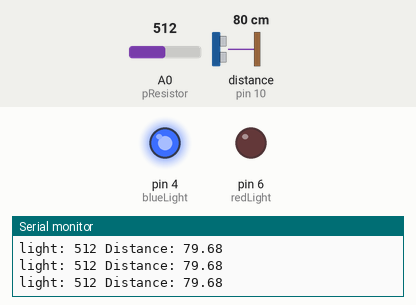
Simulated run of this sketch. Board: Arduino Uno, built with avr-gcc and run on an emulated ATmega328P. Parts: output pins drawn as LEDs (lit = HIGH), the last lines printed to the serial monitor. Wiring (inferred from the names in the program): ultrasonic range finder: trigger pin 9; echo pin 10. The test bench sets the inputs (shaded band); at power-on: A0 (pResistor) = 512, distance to the obstacle (sensor on pin 10) 80 cm. The echo pulse lasts 58.3 µs per cm; pins used as bus, display or sensor lines are not drawn.

Above: at 1.4 s.
1.5 s: A0 (pResistor) set to 317
3.1 s: A0 (pResistor) set to 286
At 4.5 s:
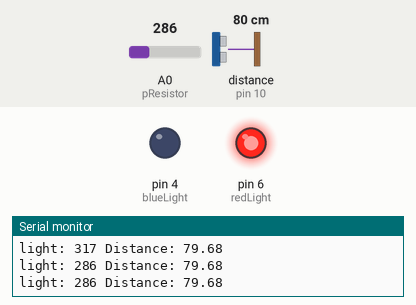
8.4 s: distance to the obstacle (sensor on pin 10) set to 95 cm
9.9 s: distance to the obstacle (sensor on pin 10) set to 104 cm
At 10.9 s:
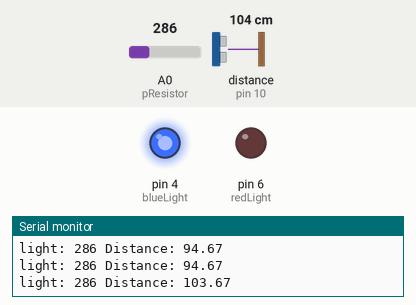
11.9 s: distance to the obstacle (sensor on pin 10) set to 2 cm
At 12.9 s:
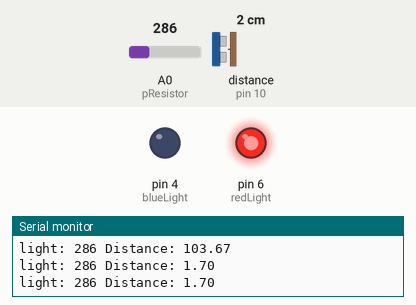
Timing chart, 0 to 14.7 s (numbered marks = the images above; inputs shaded):
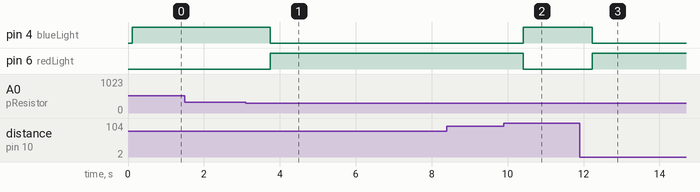

The sketch:

photoresistorcircuit.ino
```cpp
const int trigPin = 9;
const int echoPin = 10;
const int blueLight = 4;
const int redLight = 6;
const int pResistor = A0;
int value;

float duration, distance;

void setup() {
  pinMode(pResistor, INPUT);
  pinMode(redLight, OUTPUT);
  pinMode(blueLight, OUTPUT);
  pinMode(trigPin, OUTPUT);
  pinMode(echoPin, INPUT);
  Serial.begin(9600);

}

void loop() {
  value = analogRead(pResistor);
  Serial.print("light: ");
  Serial.print(value);

  digitalWrite(trigPin, LOW);
  delayMicroseconds(2);
  digitalWrite(trigPin, HIGH);
  delayMicroseconds(10);
  digitalWrite(trigPin, LOW);

  duration = pulseIn(echoPin, HIGH);
  distance = (duration * .0343) / 2;
  Serial.print(" Distance: ");
  Serial.println(distance);
  delay(100);

  if ((value < 300) && (distance <= 100)) {
    digitalWrite(blueLight, LOW);
    digitalWrite(redLight, HIGH);
  }

  else {
    digitalWrite(blueLight, HIGH);
    digitalWrite(redLight, LOW);
  }

  delay(500);

}
```

Measured:
- the behaviour switches between 300 and 299 on A0 (pResistor) (found by bisection; images 0 and 1)
- the behaviour switches between 100 and 101 cm on distance to the obstacle (sensor on pin 10) (found by bisection; images 1 and 2)
- after the input at 3.1 s, pin 4 (blueLight): HIGH → LOW after 0.64 s; pin 6 (redLight): LOW → HIGH after 0.64 s
- after the input at 9.9 s, pin 4 (blueLight): LOW → HIGH after 0.51 s; pin 6 (redLight): HIGH → LOW after 0.51 s
- after the input at 11.9 s, pin 4 (blueLight): HIGH → LOW after 0.33 s; pin 6 (redLight): LOW → HIGH after 0.33 s
